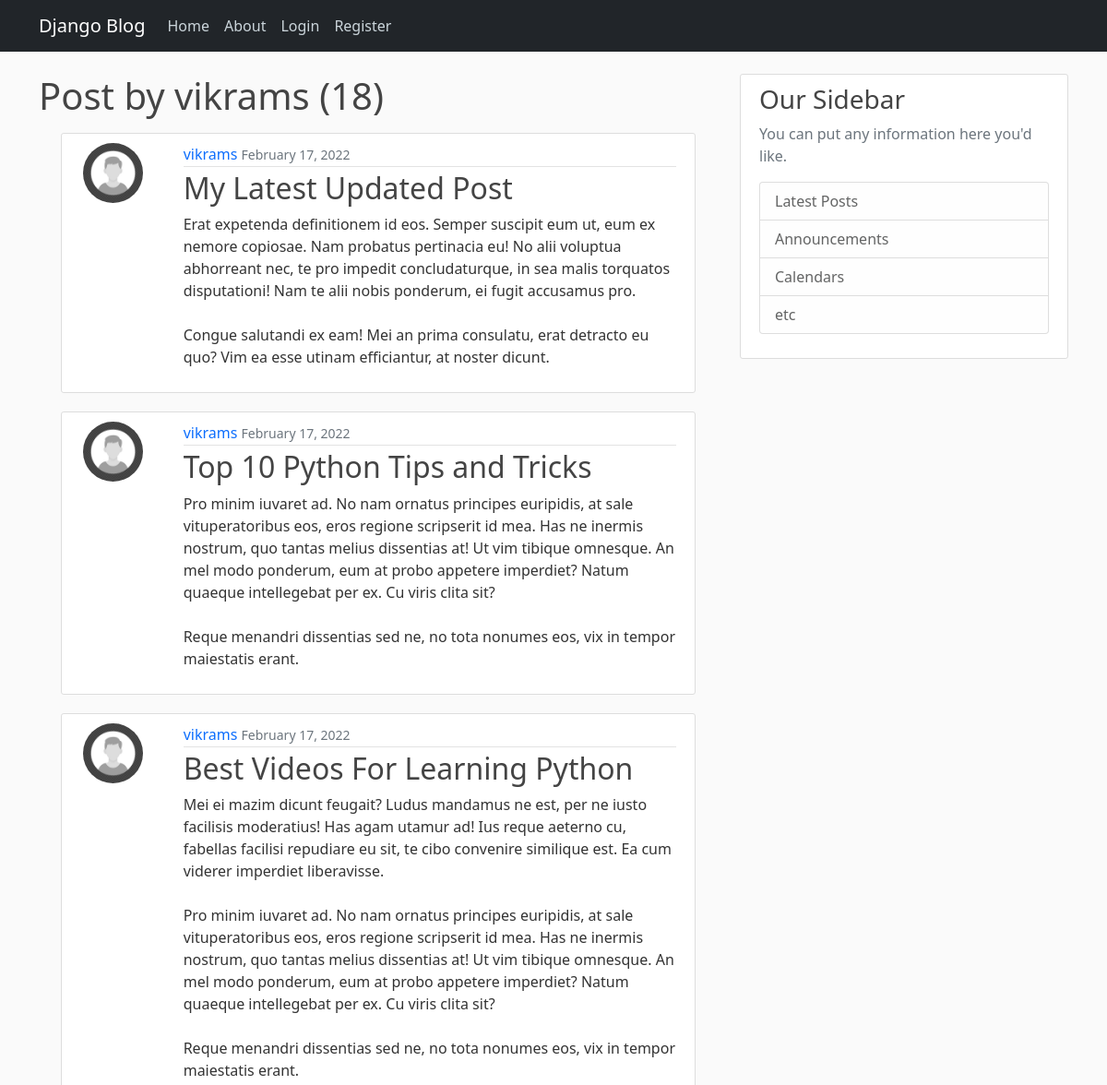
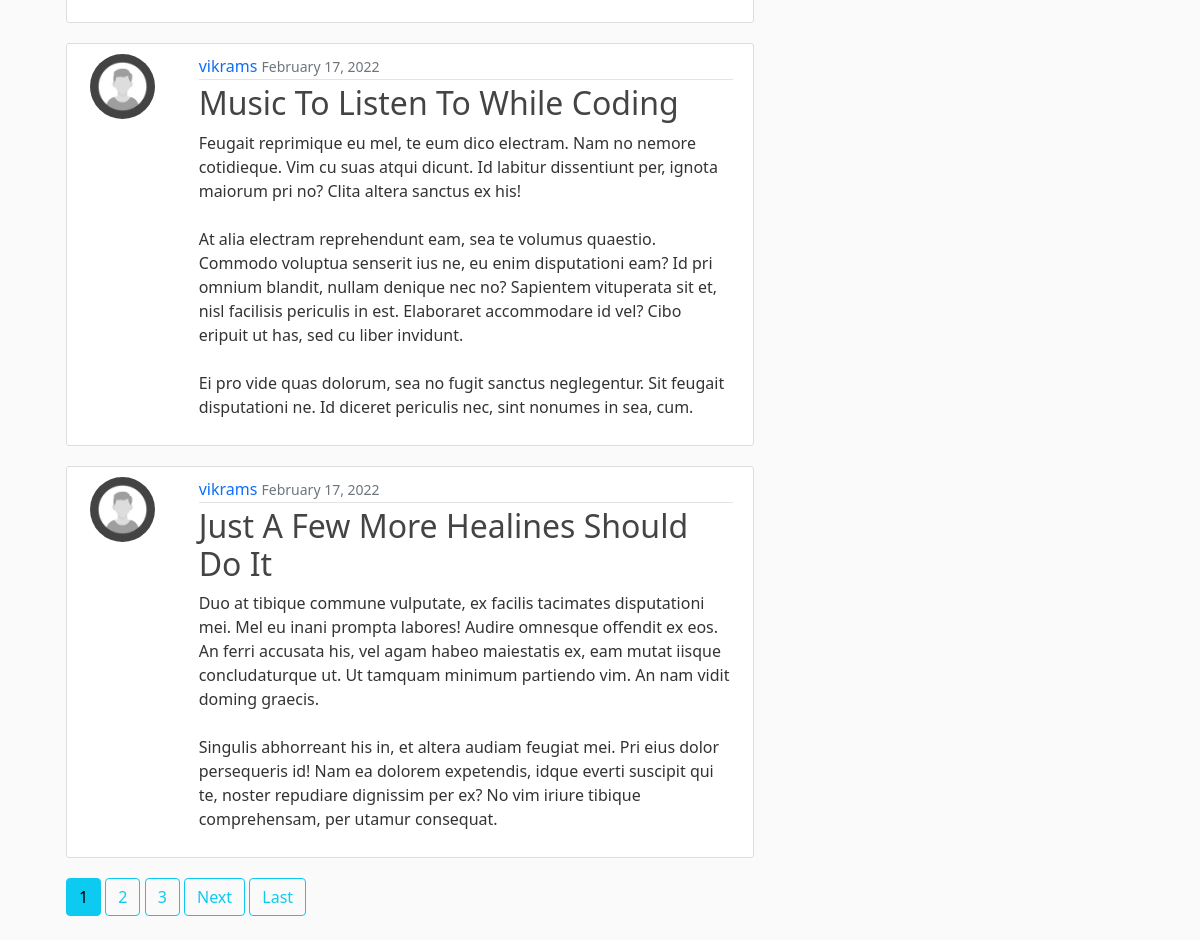
Screenshot of /user/vikrams with the database file from the repository (2 pictures, top to bottom).
### blog/models.py (models this page shows, shortened)
class Post(models.Model):
    title = models.CharField(max_length=100)
    content = models.TextField()
    date_posted = models.DateTimeField(default=timezone.now)
    author = models.ForeignKey(User, on_delete=models.CASCADE)

### users/models.py (models this page shows, shortened)
class Profile(models.Model):
    user = models.OneToOneField(User, on_delete=models.CASCADE)
    image = models.ImageField(default='default.jpg',upload_to='profile_pics')

### blog/views.py (the view)
# urls.py: path('user/<str:username>', UserPostListView.as_view(), name="user-posts"),
class UserPostListView(ListView):
    model = Post
    template_name = 'blog/user_posts.html'
    context_object_name = 'posts'
    paginate_by = 5
    def get_queryset(self):
        user = get_object_or_404(User, username=self.kwargs.get('username'))
        return Post.objects.filter(author=user).order_by('-date_posted')

### blog/templates/blog/user_posts.html (shortened to what this page needs)
{% extends "blog/base.html" %}
{% block content %}
<h1 class="mb-3">Post by {{view.kwargs.username}} ({{page_obj.paginator.count}})</h1>
<div class="container">
{% for post in posts %}
    <article class="media content-section">
        <div class="row">
            <div class="col text-center">
            <img class="rounded-circle article-img d-inline " src="{{post.author.profile.image.url}}" />
            </div>
            <div class="media-body col-md-10">
            <div class="article-metadata">
                <a class="mr-2" href="#">{{ post.author }}</a>
                <small class="text-muted">{{ post.date_posted|date:"F d, Y" }}</small>
            </div>
            <h2><a class="article-title" href="{% url 'post-detail' post.id %}">{{ post.title }}</a></h2>
            <p class="article-content">{{ post.content }}</p>
            </div>
        </div>
    </article>
{% endfor %}
{% if is_paginated %}
    {% for num in page_obj.paginator.page_range %}
        {% if page_obj.number == num %}
            <a class="btn btn-info mb-4" href="?page={{num}}">{{num}}</a>
        {% elif num > page_obj.number|add:'-3' and num < page_obj.number|add:'3' %}
            <a class="btn btn-outline-info mb-4" href="?page={{num}}">{{num}}</a>
        {% endif  %}
    {% endfor %}
    {% if page_obj.has_next %}
    <a class="btn btn-outline-info mb-4" href="?page={{ page_obj.next_page_number }}">Next</a>
    <a class="btn btn-outline-info mb-4" href="?page={{ page_obj.paginator.num_pages }}">Last</a>
    {% endif %}
{% endif %}
</div>
{% endblock content %}

### blog/templates/blog/base.html (shortened to what this page needs)
{% load static %}
<!DOCTYPE html>
<html lang="en">
<head>
    <link href="https://cdn.jsdelivr.net/npm/bootstrap@5.1.3/dist/css/bootstrap.min.css" rel="stylesheet" >
    <link rel="stylesheet" href="{% static 'blog/main.css' %}">
</head>
<body>
    <header class="site-header">
        <nav class="navbar navbar-dark bg-dark navbar-expand-md fixed-top">
          <div class="container">
            <a class="navbar-brand mr-4" href="{% url 'blog-home' %}">Django Blog</a>
            <div class="collapse navbar-collapse" id="navbarToggle">
              <div class="navbar-nav mr-auto">
                <a class="nav-item nav-link" href="{% url 'blog-home' %}">Home</a>
                <a class="nav-item nav-link" href="{% url 'blog-about' %}">About</a>
              </div>
              <div class="navbar-nav">
                {% if user.is_authenticated %}
                <a class="nav-item nav-link" href="{% url 'post-create' %}">New Post</a>
                <a class="nav-item nav-link" href="{% url 'profile' %}">Profile</a>
                <a class="nav-item nav-link" href="{% url 'logout' %}">Logout</a>
                {% else %}
                <a class="nav-item nav-link" href="{% url 'login' %}">Login</a>
                <a class="nav-item nav-link" href="{% url 'register' %}">Register</a>
                {% endif %}
              </div>
            </div>
          </div>
        </nav>
      </header>
      <main role="main" class="container">
        <div class="row">
          <div class="col-md-8">
            {% block content %}{% endblock %}
          </div>
          <div class="col-md-4">
            <div class="content-section">
              <h3>Our Sidebar</h3>
              <p class='text-muted'>You can put any information here you'd like.
                <ul class="list-group">
                  <li class="list-group-item list-group-item-light">Latest Posts</li>
                  <li class="list-group-item list-group-item-light">Announcements</li>
                  <li class="list-group-item list-group-item-light">Calendars</li>
                  <li class="list-group-item list-group-item-light">etc</li>
                </ul>
              </p>
            </div>
          </div>
        </div>
      </main>
</body>
</html>

### blog/static/blog/main.css (style rules this page uses)
body { background: #fafafa; color: #333333; margin-top: 5rem; }
h1, h2, h3, h4, h5, h6 { color: #444444; }
a { text-decoration: none; }
ul { margin: 0; }
.site-header .navbar-nav .nav-link { color: #cbd5db; }
.content-section { background: #ffffff; padding: 10px 20px; border: 1px solid #dddddd; border-radius: 3px; margin-bottom: 20px; }
.article-title { color: #444444; }
.article-content { white-space: pre-line; }
.article-img { height: 65px; width: 65px; margin-right: 16px; }
.article-metadata { padding-bottom: 1px; margin-bottom: 4px; border-bottom: 1px solid #e3e3e3 }

### rows the page displays
Post: author.profile.image (picture), author "vikrams", date_posted "February 17, 2022", title "My Latest Updated Post", content "Erat expetenda definitionem id eos. Semper suscipit eum ut, eum ex nemore copiosae. Nam probatus pertinacia eu! No alii voluptua abhorreant nec, te pro impedit concludaturque, in sea malis torquatos disputationi! Nam te alii nobis ponderum, ei fugit accusamus pro. Congue salutandi ex eam! Mei an prima consulatu, erat detracto eu quo? Vim ea esse utinam efficiantur, at noster dicunt."
Post: author.profile.image (picture), author "vikrams", date_posted "February 17, 2022", title "Top 10 Python Tips and Tricks", content "Pro minim iuvaret ad. No nam ornatus principes euripidis, at sale vituperatoribus eos, eros regione scripserit id mea. Has ne inermis nostrum, quo tantas melius dissentias at! Ut vim tibique omnesque. An mel modo ponderum, eum at probo appetere imperdiet? Natum quaeque intellegebat per ex. Cu viris clita sit? Reque menandri dissentias sed ne, no tota nonumes eos, vix in tempor maiestatis erant."
Post: author.profile.image (picture), author "vikrams", date_posted "February 17, 2022", title "Best Videos For Learning Python", content "Mei ei mazim dicunt feugait? Ludus mandamus ne est, per ne iusto facilisis moderatius! Has agam utamur ad! Ius reque aeterno cu, fabellas facilisi repudiare eu sit, te cibo convenire similique est. Ea cum viderer imperdiet liberavisse. Pro minim iuvaret ad. No nam ornatus principes euripidis, at sale vituperatoribus eos, eros regione scripserit id mea. Has ne inermis nostrum, quo tantas melius dissentias at! Ut vim tibique omnesque. An mel modo ponderum, eum at probo appetere imperdiet? Natum quaeque intellegebat per ex. Cu viris clita sit? Reque menandri dissentias sed ne, no tota nonumes eos, vix in tempor maiestatis erant."
Post: author.profile.image (picture), author "vikrams", date_posted "February 17, 2022", title "Music To Listen To While Coding", content "Feugait reprimique eu mel, te eum dico electram. Nam no nemore cotidieque. Vim cu suas atqui dicunt. Id labitur dissentiunt per, ignota maiorum pri no? Clita altera sanctus ex his! At alia electram reprehendunt eam, sea te volumus quaestio. Commodo voluptua senserit ius ne, eu enim disputationi eam? Id pri omnium blandit, nullam denique nec no? Sapientem vituperata sit et, nisl facilisis periculis in est. Elaboraret accommodare id vel? Cibo eripuit ut has, sed cu liber invidunt. Ei pro vide quas dolorum, sea no fugit sanctus neglegentur. Sit feugait disputationi ne. Id diceret periculis nec, sint nonumes in sea, cum."
Post: author.profile.image (picture), author "vikrams", date_posted "February 17, 2022", title "Just A Few More Healines Should Do It", content "Duo at tibique commune vulputate, ex facilis tacimates disputationi mei. Mel eu inani prompta labores! Audire omnesque offendit ex eos. An ferri accusata his, vel agam habeo maiestatis ex, eam mutat iisque concludaturque ut. Ut tamquam minimum partiendo vim. An nam vidit doming graecis. Singulis abhorreant his in, et altera audiam feugiat mei. Pri eius dolor persequeris id! Nam ea dolorem expetendis, idque everti suscipit qui te, noster repudiare dignissim per ex? No vim iriure tibique comprehensam, per utamur consequat."

### other values shown
{{ view.kwargs.username }} "vikrams"
{{ page_obj.paginator.count }} "18"
{{ num }} "1"
{{ num }} "2" "3"
